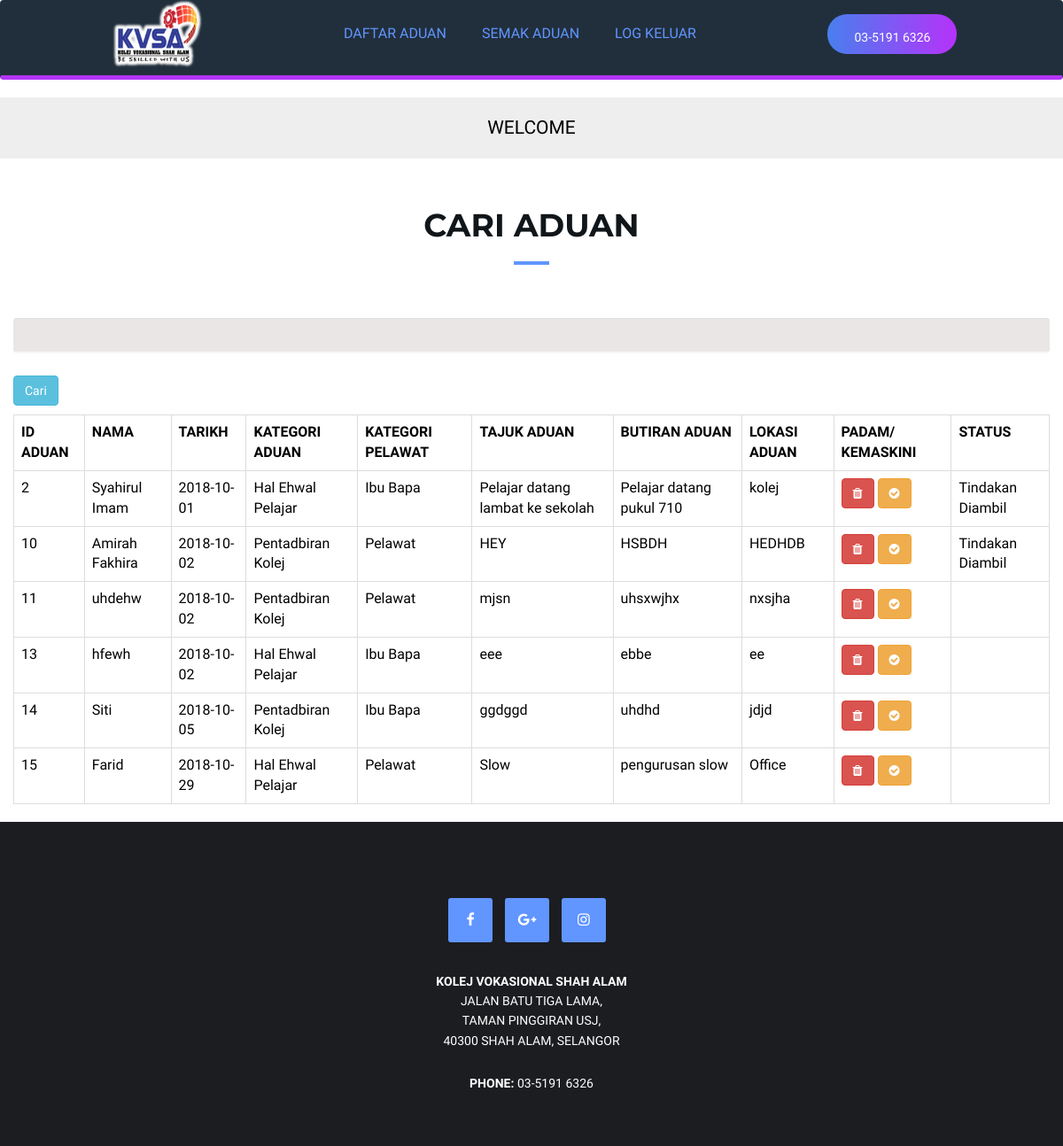
/searchadmin.php, run on the app's committed database.
### tables this page shows
CREATE TABLE `aduan` (
  `idaduan` int(11) NOT NULL,
  `user_id` int(4) NOT NULL,
  `kategoriaduan` varchar(100) NOT NULL,
  `tajukaduan` varchar(100) NOT NULL,
  `butiranaduan` text NOT NULL,
  `lokasiaduan` varchar(100) NOT NULL,
  `nama` varchar(200) NOT NULL,
  `kategoripelawat` varchar(40) NOT NULL,
  `tarikh` date NOT NULL,
  `status` varchar(200) NOT NULL
);

### searchadmin.php (the view, shortened to what this page needs)
<?php
include "headeradmin.php";
?>
<form action="" method="get">
    <div class="section-header text-center">
                    <br><h2 class="title">CARI ADUAN</h2>
                </div>
    <input type="text" name="txtsearch" class="form-control"><br>
    <input type="submit" value="Cari" class="btn btn-info"><br><p><p>
</form>
<?php
    include "connection.php";
    $searchName="";
    $sql="SELECT idaduan, nama, tarikh, kategoripelawat, kategoriaduan, tajukaduan, butiranaduan, lokasiaduan, status FROM aduan WHERE nama LIKE '%$searchName%' ";
    $rs=mysqli_query($db, $sql);
    if(mysqli_num_rows($rs)==0){
    	echo("Sorry, no record match.<br>");
    }
    else {
    	?>
    	<table class= "table table-bordered">
    	<tr align="center">
    	   <th>ID ADUAN</th>
           <th>NAMA</th>
           <th>TARIKH</th>
           <th>KATEGORI ADUAN</th>
           <th>KATEGORI PELAWAT</th>
           <th>TAJUK ADUAN</th>
           <th>BUTIRAN ADUAN</th>
           <th>LOKASI ADUAN</th>
           <th>PADAM/ KEMASKINI</th>
           <th>STATUS</th>
        </tr>
    	<?php
    	while ($record=mysqli_fetch_array($rs)){
    	echo "<tr>";
        echo "<td>";
        $x=$record['idaduan'];
        echo $record['idaduan'];
        echo "<td>" .$record['nama']."</td>";
        echo "<td>" .$record['tarikh']."</td>";
        echo "<td>" .$record['kategoriaduan']."</td>";
        echo "<td>" .$record['kategoripelawat']."</td>";
        echo "<td>" .$record['tajukaduan']."</td>";
        echo "<td>" .$record['butiranaduan']."</td>";
        echo "<td>" .$record['lokasiaduan']."</td>";
        echo "<td>";
        echo "<a href='confirmdelete.php?id=$x' class='btn btn-danger'><i class='fa fa-trash'></i></a> ";
        echo "<a href='update.php?id=$x' class='btn btn-warning'><i class='fa fa-check-circle'</i></a>";
        echo "</td>";
        echo "<td>" .$record['status']."</td>";
    	echo "</tr>";
    }
    echo "</table>";
    }
?>
<?php
include "footer.php";
?>

### headeradmin.php (shortened to what this page needs)
<!DOCTYPE html>
<html lang="en">
<head>
	<link type="text/css" rel="stylesheet" href="css/bootstrap.min.css" />
	<link type="text/css" rel="stylesheet" href="css/owl.carousel.css" />
	<link type="text/css" rel="stylesheet" href="css/owl.theme.default.css" />
	<link type="text/css" rel="stylesheet" href="css/magnific-popup.css" />
	<link rel="stylesheet" href="css/font-awesome.min.css">
	<link type="text/css" rel="stylesheet" href="css/style.css" />
</head>
<body>
<div class="super_container">
     <nav class="navbar">
        <img class="logo" src="img/logokvsa.png" alt="logo" width="110" height="80">
        <ul class="main-nav" id="js-menu">
            <li>
                <a href="formaduan.php" class="nav-links">DAFTAR ADUAN</a>
            </li>
            <li>
                <a href="semakaduan.php" class="nav-links">SEMAK ADUAN</a>
            </li>
            <li>
                <a href="logkeluar.php" class="nav-links">LOG KELUAR</a>
            </li>
        </ul>
        <div class="phone">
					<div>03-5191 6326</div>
				</div>
</nav>
</div></div>
<div class= "jumbotron jumbotron-fluid" style="padding-top: 20px; padding-bottom: 5px;">
      <div class="container">
        <center>
          <p class="lead"> WELCOME</p>
        </center>
      </div>
    </div>
          <div class="container">
		     <div class="row">
             <div class="col-sm-12" align="center">
          </div>

### footer.php (shortened to what this page needs)
</div></div></div>
	<footer id="footer" class="sm-padding bg-dark">
		<div class="container">
			<div class="row">
<br>
				<div class="col-md-12">
					<ul class="footer-follow">
						<li><a href="www.facebook.com/kvsaofficial/"><i class="fa fa-facebook"></i></a></li>
						<li><a href="https://plus.google.com/kvsaofficial"><i class="fa fa-google-plus"></i></a></li>
						<li><a href="www.instagram.com/coloursofkvsa"><i class="fa fa-instagram"></i></a></li>
					</ul>
					<div class="footer-copyright">
						<b><p>KOLEJ VOKASIONAL SHAH ALAM</b></p>
						<p> Jalan Batu Tiga Lama, </p>
						<p> Taman Pinggiran Usj, </p>
						<p> 40300 Shah Alam, Selangor </p>
						<br>
						<p><b>Phone:</b> 03-5191 6326</p>
					</div>
				</div>
			</div>
		</div>
	</footer>
</body>
</html>

### css/style.css (style rules this page uses)
* { box-sizing: border-box; padding: 0; margin: 0; }
body { font-family: 'Varela Round', sans-serif; font-size: 16px; line-height: 1.6; overflow-x: hidden; color: #000000; }
h2, h3, h4, h6 { font-family: 'Montserrat', sans-serif; font-weight: 700; margin-top: 0px; margin-bottom: 20px; color: #10161A; }
h2 { font-size: 36px; }
a { color: #6195FF; text-decoration: none; -webkit-transition: 0.2s opacity; transition: 0.2s opacity; }
ul, ol { margin: 0; padding: 0; list-style: none }
.sm-padding { padding-top: 60px; padding-bottom: 60px; }
.bg-dark { background-color: #1C1D21; }
.section-header { position: relative; margin-bottom: 60px; }
.section-header .title { text-transform: capitalize; }
.title:after { content:""; display:block; height:4px; width:40px; background-color: #6195FF; margin-top: 20px; }
.text-center .title:after { margin: 20px auto 0px; }
input[type="text"], input[type="email"], input[type="password"], input[type="number"], input[type="date"], input[type="url"], input[type="tel"], textarea { height: 40px; width: 100%; border: none; background: #d6cfcf; border-bottom: 2px solid #EEE; color: #354052; padding: 0px 10px; opacity: 0.5; -webkit-transition: 0.2s border-color, 0.2s opacity; transition: 0.2s border-color, 0.2s opacity; }
@media screen and (min-width: 768px) { .navbar { display: flex; justify-content: space-between; padding-bottom: 0; height: 90px; align-items: center; background-color: #212F3C; padding-bottom: 10px; border-bottom: solid 5px #b334fa; } }
@media screen and (min-width: 768px) { .main-nav { display: flex; margin-right: 30px; flex-direction: row; } }
@media screen and (min-width: 768px) { .main-nav li { margin: 0; } }
@media screen and (min-width: 768px) { .nav-links { margin-left: 40px; } }
@media screen and (min-width: 768px) { .logo { margin-top: 0; float: left; } }
@media screen and (min-width: 768px) { .phone { height: 45px; padding-left: 30px; padding-right: 30px; padding-top:15px; border-radius: 22px; background: linear-gradient(to right, #487fee, #b632fa); } }
@media screen and (min-width: 768px) { .phone > div { font-size: 14px; font-weight: 500; color: #FFFFFF; white-space: nowrap; } }
@media screen and (min-width: 768px) { #footer { position: relative; } }
@media screen and (min-width: 768px) { .footer-follow { text-align: center; margin-bottom: 20px; } }
@media screen and (min-width: 768px) { .footer-follow li { display: inline-block; margin-right: 10px; margin-bottom: 13px; } }
@media screen and (min-width: 768px) { .footer-follow li a { display: inline-block; width: 50px; height: 50px; line-height: 50px; text-align: center; border-radius: 3px; background-color: #6195FF; color:#FFF; } }
@media screen and (min-width: 768px) { .footer-copyright p { text-align: center; font-size: 14px; text-transform: uppercase; color: white; margin: 0; } }

### data on the page
aduan: idaduan "2", nama "Syahirul Imam", tarikh "2018-10-01", kategoriaduan "Hal Ehwal Pelajar", kategoripelawat "Ibu Bapa", tajukaduan "Pelajar datang lambat ke sekolah", butiranaduan "Pelajar datang pukul 710", lokasiaduan "kolej", status "Tindakan Diambil"
aduan: idaduan "10", nama "Amirah Fakhira", tarikh "2018-10-02", kategoriaduan "Pentadbiran Kolej", kategoripelawat "Pelawat", tajukaduan "HEY", butiranaduan "HSBDH", lokasiaduan "HEDHDB", status "Tindakan Diambil"
aduan: idaduan "11", nama "uhdehw", tarikh "2018-10-02", kategoriaduan "Pentadbiran Kolej", kategoripelawat "Pelawat", tajukaduan "mjsn", butiranaduan "uhsxwjhx", lokasiaduan "nxsjha"
aduan: idaduan "13", nama "hfewh", tarikh "2018-10-02", kategoriaduan "Hal Ehwal Pelajar", kategoripelawat "Ibu Bapa", tajukaduan "eee", butiranaduan "ebbe", lokasiaduan "ee"
aduan: idaduan "14", nama "Siti", tarikh "2018-10-05", kategoriaduan "Pentadbiran Kolej", kategoripelawat "Ibu Bapa", tajukaduan "ggdggd", butiranaduan "uhdhd", lokasiaduan "jdjd"
aduan: idaduan "15", nama "Farid", tarikh "2018-10-29", kategoriaduan "Hal Ehwal Pelajar", kategoripelawat "Pelawat", tajukaduan "Slow", butiranaduan "pengurusan slow", lokasiaduan "Office"
